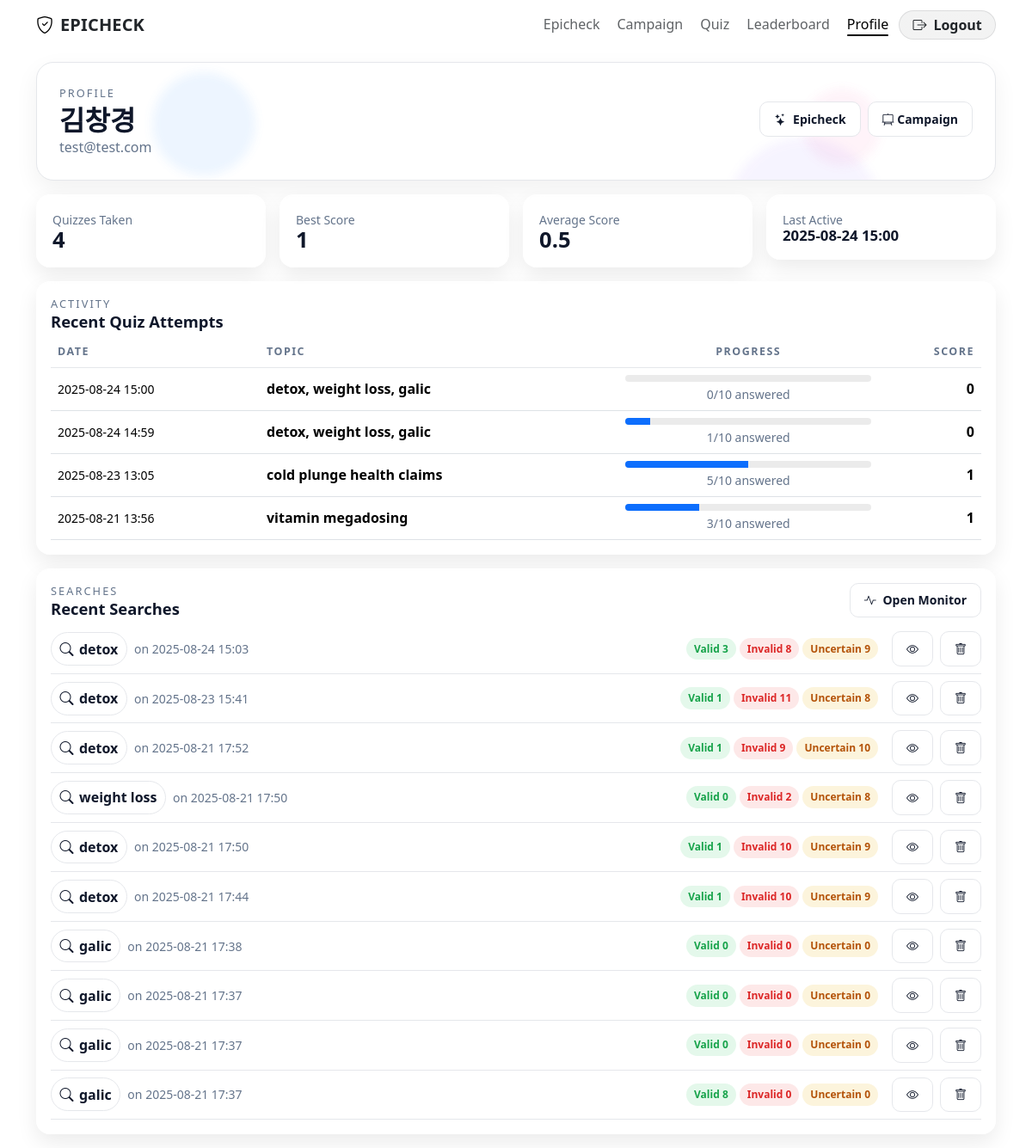
Page /profile (signed in) on the earlier database version.
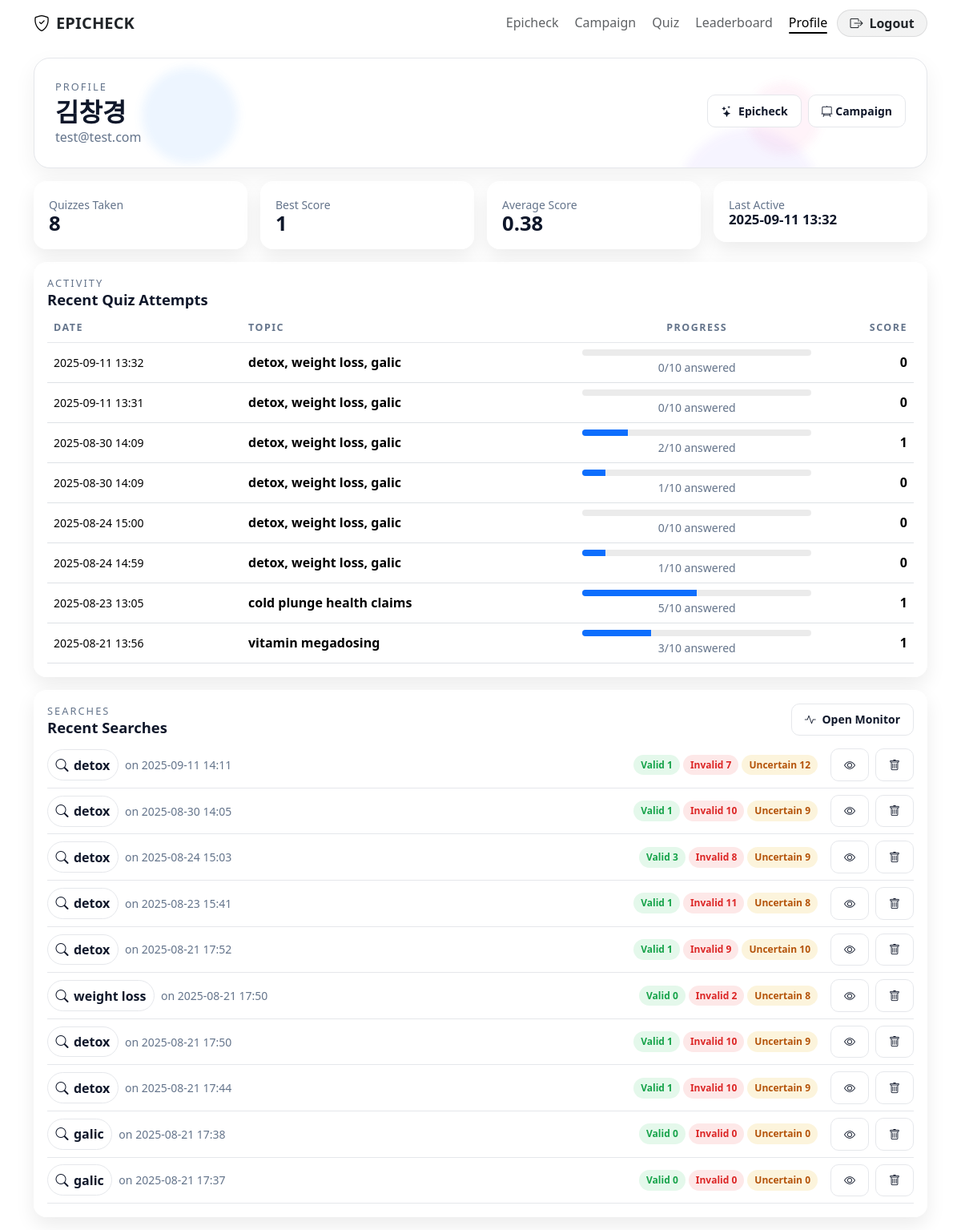
Same page on the later database version.
### tables this page shows
CREATE TABLE quiz_attempts (
            id         INTEGER PRIMARY KEY AUTOINCREMENT,
            quiz_id    INTEGER NOT NULL,
            user_id    INTEGER,                     -- null for anonymous
            anon_id    TEXT,                        -- per-session token for anonymous
            started_at TEXT NOT NULL,
            finished_at TEXT,
            score      INTEGER NOT NULL DEFAULT 0,
            FOREIGN KEY (quiz_id) REFERENCES quizzes(id) ON DELETE CASCADE,
            FOREIGN KEY (user_id) REFERENCES users(id) ON DELETE SET NULL
        );

CREATE TABLE quizzes (
            id         INTEGER PRIMARY KEY AUTOINCREMENT,
            topic      TEXT NOT NULL,
            is_daily   INTEGER NOT NULL DEFAULT 0,  -- 1 for daily quiz
            created_at TEXT NOT NULL
        );

CREATE TABLE searches (
            id          INTEGER PRIMARY KEY AUTOINCREMENT,
            keywords    TEXT NOT NULL,
            sources     TEXT NOT NULL,      -- comma-separated list (e.g., "youtube,reddit")
            created_at  TEXT NOT NULL       -- ISO 8601 UTC
        , user_id INTEGER);

### app.py (the view)
@app.route("/profile")
@login_required
def profile():
    db = get_db()
    user_id = g.user["id"]
    attempts = db.execute(
        """
        SELECT
          qa.id            AS attempt_id,
          qa.quiz_id,
          qa.score,
          qa.started_at,
          qa.finished_at,
          q.topic,
          q.is_daily,
          (SELECT COUNT(*) FROM quiz_items WHERE quiz_id = qa.quiz_id) AS total_items,
          (SELECT COUNT(*) FROM quiz_answers WHERE attempt_id = qa.id) AS answered
        FROM quiz_attempts qa
        JOIN quizzes q ON q.id = qa.quiz_id
        WHERE qa.user_id = ?
        ORDER BY qa.started_at DESC
        LIMIT 10
        """,
        (user_id,)
    ).fetchall()
    stats = db.execute(
        """
        SELECT
          COUNT(*)                 AS total_quizzes,
          COALESCE(AVG(score), 0)  AS avg_score,
          COALESCE(MAX(score), 0)  AS best_score,
          MAX(started_at)          AS last_active
        FROM quiz_attempts
        WHERE user_id = ?
        """,
        (user_id,)
    ).fetchone() or {"total_quizzes": 0, "avg_score": 0, "best_score": 0, "last_active": None}
    searches = db.execute(
        """
        SELECT s.id, s.keywords, s.sources, s.created_at,
               SUM(CASE WHEN p.verdict='valid' THEN 1 ELSE 0 END)     AS valid_count,
               SUM(CASE WHEN p.verdict='invalid' THEN 1 ELSE 0 END)   AS invalid_count,
               SUM(CASE WHEN p.verdict='uncertain' THEN 1 ELSE 0 END) AS uncertain_count
        FROM searches s
        LEFT JOIN posts p ON p.search_id = s.id
        WHERE s.user_id = ?
        GROUP BY s.id
        ORDER BY s.id DESC
        LIMIT 10
        """,
        (user_id,)
    ).fetchall()
    per_topic = db.execute(
        """
        SELECT qi.topic,
               COUNT(*)            AS answered,
               SUM(qa.correct)     AS correct
        FROM quiz_answers qa
        JOIN quiz_items   qi ON qi.id   = qa.item_id
        JOIN quiz_attempts qatt ON qatt.id = qa.attempt_id
        WHERE qatt.user_id = ?
        GROUP BY qi.topic
        ORDER BY answered DESC
        LIMIT 20
        """,
        (user_id,)
    ).fetchall()
    return render_template(
        "profile.html",
        is_guest=False,
        user=g.user,
        stats=dict(stats),
        attempts=[dict(r) for r in attempts],
        searches=[dict(r) for r in searches],
        per_topic=[dict(r) for r in per_topic],
    )

### app.py (called while the page is built)
def _parse_iso_any(value):
    if isinstance(value, datetime):
        dt = value
    else:
        s = str(value or "").strip()
        try:
            dt = datetime.fromisoformat(s.replace("Z", "+00:00"))
        except Exception:
            try:
                dt = datetime.strptime(s, "%Y-%m-%d %H:%M:%S")
            except Exception:
                return None
    if dt.tzinfo is None:
        dt = dt.replace(tzinfo=timezone.utc)
    else:
        dt = dt.astimezone(timezone.utc)
    return dt

@app.template_filter("dt")
def jinja_dt(value, fmt="%Y-%m-%d %H:%M"):
    dt = _parse_iso_any(value)
    if not dt:
        return "" if value in (None, "") else str(value)
    try:
        local = dt.astimezone(ZoneInfo(APP_TZ))
    except Exception:
        local = dt
    return local.strftime(fmt)

def get_db():
    if "db" not in g:
        g.db = sqlite3.connect(DB_PATH, detect_types=sqlite3.PARSE_DECLTYPES)
        g.db.row_factory = sqlite3.Row
    return g.db

@app.before_request
def load_current_user():
    uid = session.get("user_id")
    if uid:
        g.user = get_db().execute("SELECT * FROM users WHERE id = ?", (uid,)).fetchone()
    else:
        g.user = None

### templates/profile.html (shortened to what the changed rows need)
{% extends "nav.html" %}
{% block content %}
<section class="container my-3">
  <div class="dash-hero">
    <div class="head">
      <div class="d-flex flex-wrap align-items-center justify-content-between">
        <h2 class="page-title mb-0">
          {{ 'Guest Dashboard' if is_guest else (user.name or 'Your Dashboard') }}
        </h2>
      </div>
    </div>
  </div>
</section>
<section class="container my-3">
  <div class="row g-3">
    <div class="col-12 col-md-3">
      <div class="glass stat-card">
        <div class="muted small">Quizzes Taken</div>
        <div class="stat-k">{{ stats.total_quizzes or 0 }}</div>
      </div>
    </div>
    <div class="col-12 col-md-3">
      <div class="glass stat-card">
        <div class="muted small">Average Score</div>
        <div class="stat-k">{{ (stats.avg_score or 0)|round(2) }}</div>
      </div>
    </div>
    <div class="col-12 col-md-3">
      <div class="glass stat-card">
        <div class="muted small">Last Active</div>
        <div class="stat-k" style="font-size:1.05rem;">
          {{ (stats.last_active|dt) if stats.last_active else '—' }}
        </div>
      </div>
    </div>
  </div>
</section>
<section class="container my-3">
  <div class="glass p-3">
    <div class="table-responsive mt-2">
      <table class="table align-middle mb-0">
        <thead>
          <tr>
            <th>Date</th>
            <th>Topic</th>
            <th class="text-center">Progress</th>
            <th class="text-end">Score</th>
          </tr>
        </thead>
        <tbody>
          {% if attempts %}
            {% for a in attempts %}
            <tr>
              <td class="small">{{ a.started_at|dt }}</td>
              <td class="fw-semibold">{{ a.topic }}</td>
              <td class="text-center" style="min-width:160px;">
                {% set total = a.total_items or 0 %}
                {% set ans = a.answered or 0 %}
                {% set pct = (ans / total * 100) if total>0 else 0 %}
                <div class="progress">
                  <div class="progress-bar" role="progressbar" style="width: {{ pct|round(0) }}%"></div>
                </div>
                <div class="small muted mt-1">{{ ans }}/{{ total }} answered</div>
              </td>
              <td class="text-end fw-bold">{{ a.score }}</td>
            </tr>
            {% endfor %}
          {% else %}
            <tr><td colspan="5" class="text-center text-muted py-4">No attempts yet.</td></tr>
          {% endif %}
        </tbody>
      </table>
    </div>
  </div>
</section>
<section class="container my-3">
  <div class="glass p-3">
    <div class="mt-2">
      {% if searches %}
        {% for s in searches %}
         <div class="d-flex flex-wrap align-items-center justify-content-between py-2 border-bottom"
     style="border-color:var(--line) !important;"
     data-search-row="{{ s.id }}">
  <div class="d-flex align-items-center gap-2">
    <span class="kw-chip"><i class="bi bi-search"></i> {{ s.keywords }}</span>
    <span class="small muted">on {{ s.created_at|dt }}</span>
  </div>
  <div class="d-flex align-items-center gap-2">
    <div class="d-flex align-items-center gap-1 me-2">
      <span class="mini-pill p-valid">Valid {{ s.valid_count or 0 }}</span>
      <span class="mini-pill p-invalid">Invalid {{ s.invalid_count or 0 }}</span>
      <span class="mini-pill p-uncertain">Uncertain {{ s.uncertain_count or 0 }}</span>
    </div>
    <button type="button"
            class="btn btn-clean btn-sm"
            data-view-search="{{ s.id }}"
            title="View saved posts"
            aria-label="View saved posts">
      <i class="bi bi-eye"></i>
    </button>
    <button type="button"
            class="btn btn-clean btn-sm"
            data-delete-search="{{ s.id }}"
            title="Delete this search"
            aria-label="Delete this search">
      <i class="bi bi-trash"></i>
    </button>
  </div>
</div>
        {% endfor %}
      {% else %}
        <div class="text-center text-muted py-4">No searches yet.</div>
      {% endif %}
    </div>
  </div>
</section>
{% endblock %}

Differences in the rows shown:
no longer on this page (row unchanged): searches: keywords "galic", created_at|dt "2025-08-21 17:37", valid_count "0", invalid_count "0", uncertain_count "0"
no longer on this page (row unchanged): searches: keywords "galic", created_at|dt "2025-08-21 17:37", valid_count "8", invalid_count "0", uncertain_count "0"
added quiz_attempts: started_at|dt "2025-09-11 13:32", topic "detox, weight loss, galic", score "0", total "10"
added quiz_attempts: started_at|dt "2025-09-11 13:31", topic "detox, weight loss, galic", score "0", total "10"
added quiz_attempts: started_at|dt "2025-08-30 14:09", topic "detox, weight loss, galic", {{ pct|round(0) }} 20.0 (drawn), ans "2", total "10", score "1"
added quiz_attempts: started_at|dt "2025-08-30 14:09", topic "detox, weight loss, galic", {{ pct|round(0) }} 10.0 (drawn), user "1", total "10", score "0"
added searches: keywords "detox", created_at|dt "2025-09-11 14:11", user "1", invalid_count "7", uncertain_count "12"
added searches: keywords "detox", created_at|dt "2025-08-30 14:05", user "1", invalid_count "10", uncertain_count "9"
Other differences:
{{ stats.total_quizzes or 0 }}: "4" → "8"
{{ (stats.avg_score or 0)|round(2) }}: "0.5" → "0.38"
{{ (stats.last_active|dt) if stats.last_active else '—' }}: "2025-08-24 15:00" → "2025-09-11 13:32"
